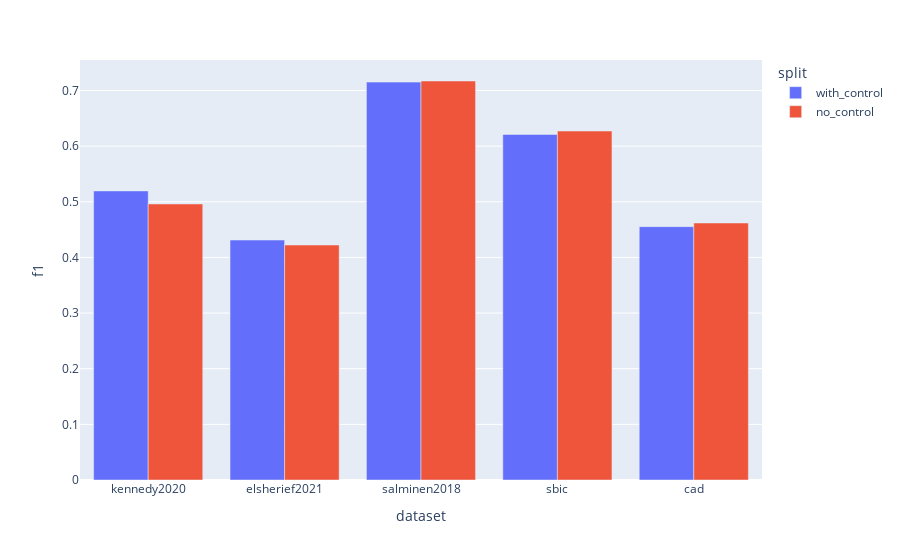

Write notebook code for a chart like this one.
### Code cell
# Old
import plotly.express as px

f1s = pd.DataFrame(f1_scores['controlsplits']).replace('with_special', 'with_control').replace('no_special', 'no_control')
f1s

px.bar(f1s, x='dataset', y='f1', color='split', barmode='group')

### Figure 1 — Plotly figure (JSON) as saved in the notebook; plotly's stock layout.template omitted (floating-point values rounded to 4 significant figures)
{"data": [{"alignmentgroup": "True", "hovertemplate": "split=with_control<br>dataset=%{x}<br>f1=%{y}<extra></extra>", "legendgroup": "with_control", "marker": {"color": "#636efa", "pattern": {"shape": ""}}, "name": "with_control", "offsetgroup": "with_control", "orientation": "v", "showlegend": true, "textposition": "auto", "type": "bar", "x": ["kennedy2020", "elsherief2021", "salminen2018", "sbic", "cad"], "xaxis": "x", "y": [0.5195, 0.4312, 0.7151, 0.621, 0.4553], "yaxis": "y"}, {"alignmentgroup": "True", "hovertemplate": "split=no_control<br>dataset=%{x}<br>f1=%{y}<extra></extra>", "legendgroup": "no_control", "marker": {"color": "#EF553B", "pattern": {"shape": ""}}, "name": "no_control", "offsetgroup": "no_control", "orientation": "v", "showlegend": true, "textposition": "auto", "type": "bar", "x": ["kennedy2020", "elsherief2021", "salminen2018", "sbic", "cad"], "xaxis": "x", "y": [0.4961, 0.4222, 0.7171, 0.6272, 0.4619], "yaxis": "y"}], "layout": {"autosize": true, "barmode": "group", "legend": {"title": {"text": "split"}, "tracegroupgap": 0}, "margin": {"t": 60}, "xaxis": {"anchor": "y", "autorange": true, "domain": [0, 1], "range": [-0.5, 4.5], "title": {"text": "dataset"}, "type": "category"}, "yaxis": {"anchor": "x", "autorange": true, "domain": [0, 1], "range": [0, 0.7548], "title": {"text": "f1"}, "type": "linear"}}}
